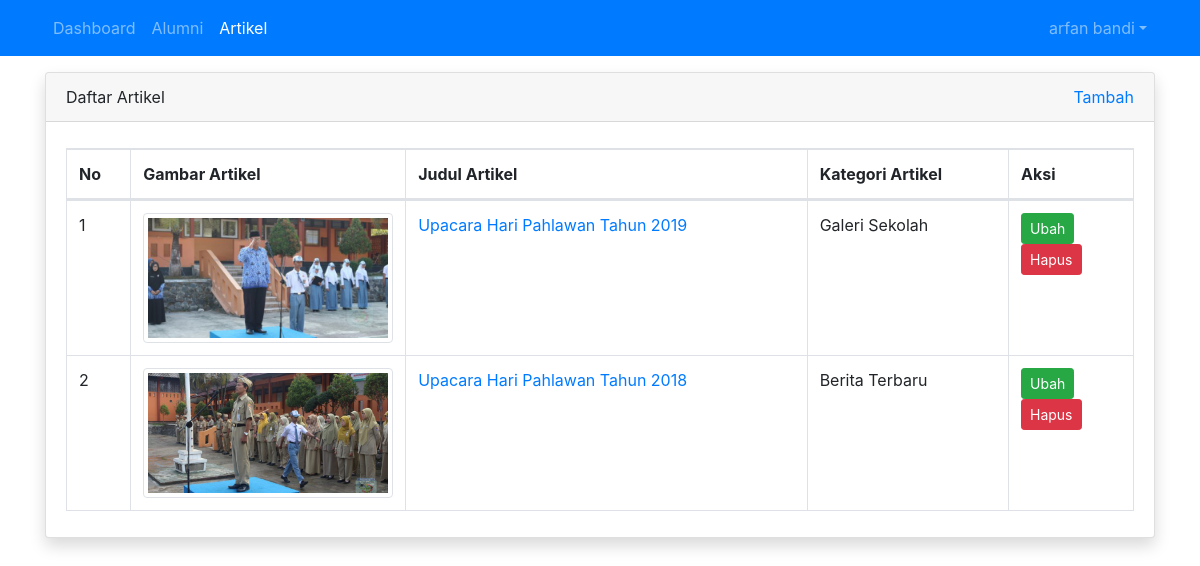
Before: /operator/artikel/index.php (signed in) with the older database file.
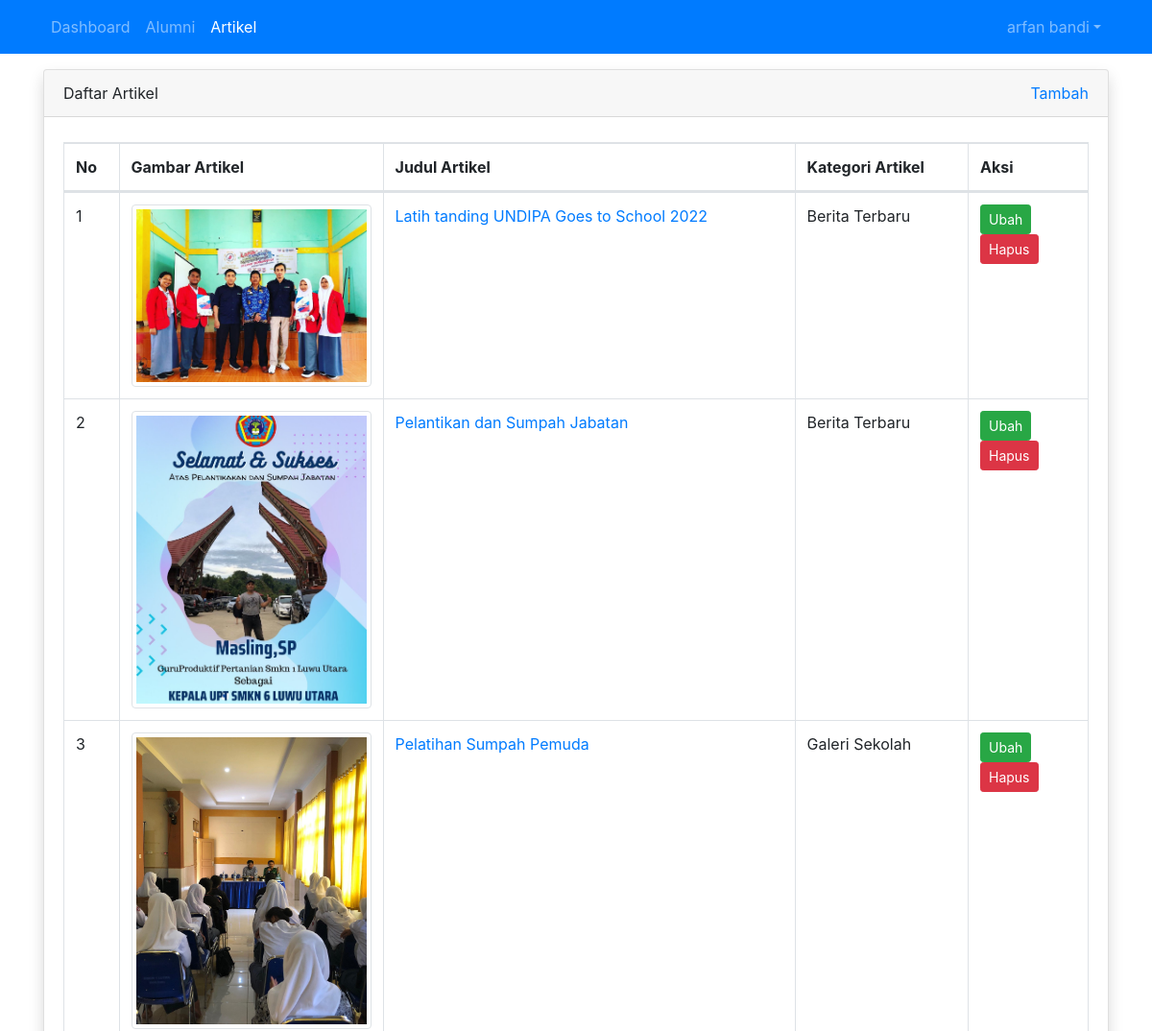
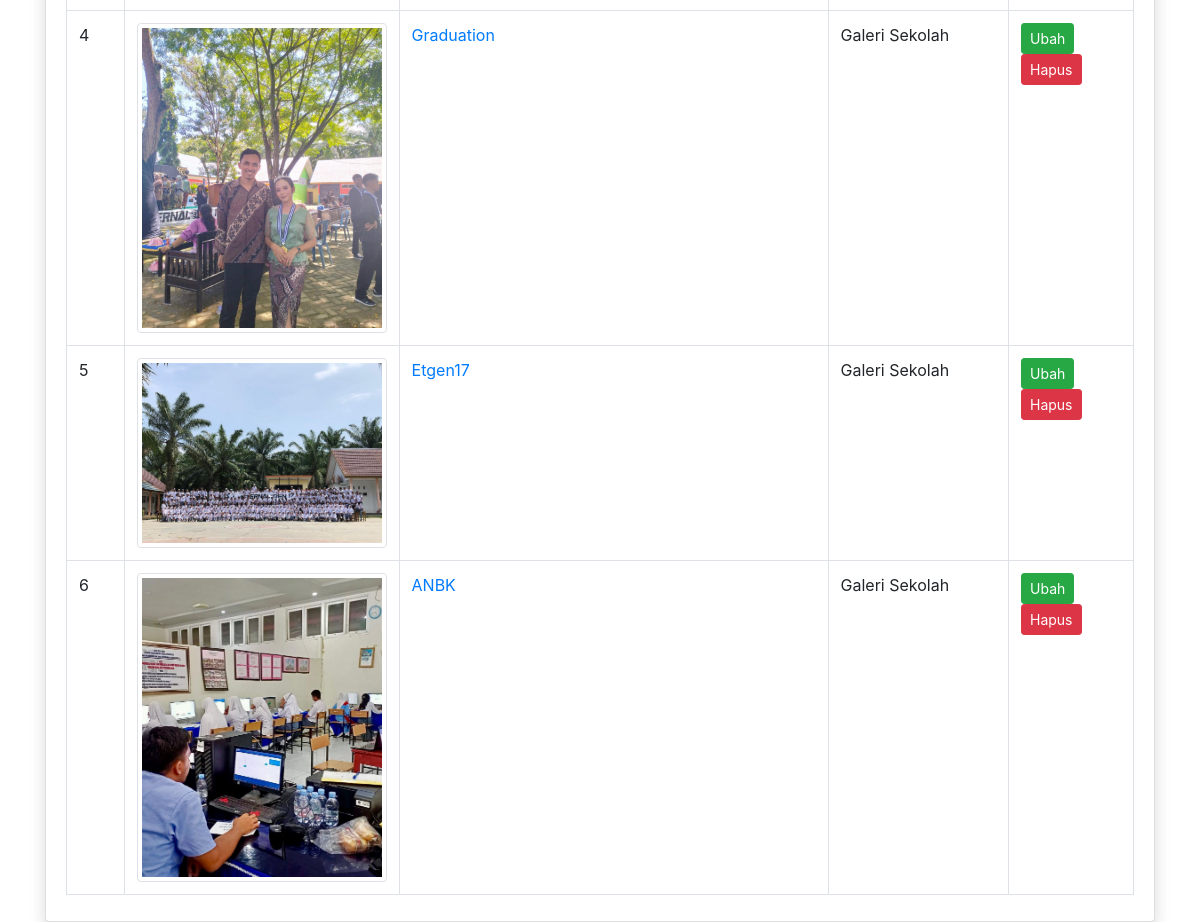
After: the same page with the newer database file (2 pictures, top to bottom).
### tables this page shows
CREATE TABLE `tbl_artikel` (
  `id` int(11) NOT NULL,
  `judul` varchar(255) DEFAULT NULL,
  `isi` text,
  `tanggal` date DEFAULT NULL,
  `foto` varchar(100) DEFAULT NULL,
  `id_kategori` int(11) DEFAULT NULL
);

CREATE TABLE `tbl_kategori_artikel` (
  `id` int(11) NOT NULL,
  `nama_kategori` varchar(30) DEFAULT NULL
);

### operator/artikel/index.php (the view, shortened to what this page needs)
<?php
require_once '../../koneksi.php';
$query = mysqli_query($koneksi, "SELECT tbl_artikel.*, tbl_kategori_artikel.nama_kategori FROM tbl_artikel LEFT JOIN tbl_kategori_artikel ON tbl_artikel.id_kategori = tbl_kategori_artikel.id order by id desc");
$no = 1;
$active = 'artikel';
?>
<!DOCTYPE html>
<html>
<head>
	<link rel="stylesheet" href="../../resources/datatables/datatables.min.css">
	<link rel="stylesheet" href="../../resources/css/bootstrap.min.css">
</head>
<body>
	<?php require_once '../navbar.php'; ?>
	<div class="container mt-3">
		<div class="row">
			<div class="col">
				<div class="card shadow">
					<div class="card-header">
						<div class="clearfix">
							<div class="float-left">
								Daftar Artikel
							</div>
							<div class="float-right">
								<a href="tambah.php">Tambah</a>
							</div>
						</div>
					</div>
					<div class="card-body">
						<table id="table_id" class="dataTable table table-bordered">
						    <thead>
						        <tr>
						            <th>No</th>
						            <th width="250px">Gambar Artikel</th>
						            <th>Judul Artikel</th>
						            <th>Kategori Artikel</th>
						            <th width="100px">Aksi</th>
						        </tr>
						    </thead>
						    <tbody>
						        <?php while($row = mysqli_fetch_assoc($query)) : ?>
									<tr>
										<td><?= $no++ ?></td>
										<td><img src="../../images/artikel/<?= $row['foto'] ?>" alt="<?= $row['judul'] ?>" width="100%" class="img-thumbnail"></td>
										<td><a href="detail.php?id=<?= $row['id'] ?>"><?= $row['judul'] ?></a></td>
										<td><?= isset($row['nama_kategori']) ? $row['nama_kategori'] : '-' ?></td>
										<td>
											<a href="ubah.php?id=<?= $row['id'] ?>" class="btn btn-success btn-sm">Ubah</a>
											<a href="hapus.php?id=<?= $row['id'] ?>" class="btn btn-danger btn-sm" onclick="return confirm('Apakah Anda yakin menghapus Artikel ini??')">Hapus</a>
										</td>
									</tr>
								<?php endwhile; ?>
						    </tbody>
						</table>
					</div>
				</div>
			</div>
		</div>
	</div>
</body>
</html>

### operator/navbar.php (shortened to what this page needs)
<?php
$base_url = "http://localhost/sipsalu/"
?>
<nav class="navbar navbar-expand-sm bg-primary navbar-dark">
	<div class="container">
		<ul class="navbar-nav">
			<li class="nav-item">
				<a class="nav-link <?= $active == 'dashboard' ? 'active' : '' ?>" href="<?= $base_url ?>operator">Dashboard</a>
			</li>
			<li class="nav-item">
				<a class="nav-link <?= $active == 'alumni' ? 'active' : '' ?> " href="<?= $base_url ?>operator/alumni/index.php">Alumni</a>
			</li>
			<li class="nav-item">
				<a class="nav-link <?= $active == 'artikel' ? 'active' : '' ?> " href="<?= $base_url ?>operator/artikel/index.php">Artikel</a>
			</li>
		</ul>
		<ul class="nav navbar-nav navbar-right">
			<li class="nav-item dropdown">
				<a class="nav-link <?= $active == 'pengguna' ? 'active' : '' ?> dropdown-toggle" href="#" id="navbardrop" data-toggle="dropdown"><?php echo $_SESSION['nama']; ?></a>
			</li>
		</ul>
	</div>
</nav>

Changed rows visible on the page:
removed tbl_artikel: foto (picture), judul "Upacara Hari Pahlawan Tahun 2019", tbl_kategori_artikel.nama_kategori "Galeri Sekolah"
removed tbl_artikel: foto (picture), judul "Upacara Hari Pahlawan Tahun 2018", tbl_kategori_artikel.nama_kategori "Berita Terbaru"
added tbl_artikel: foto (picture), judul "Latih tanding UNDIPA Goes to School 2022", tbl_kategori_artikel.nama_kategori "Berita Terbaru"
added tbl_artikel: foto (picture), judul "Pelantikan dan Sumpah Jabatan", tbl_kategori_artikel.nama_kategori "Berita Terbaru"
added tbl_artikel: foto (picture), judul "Pelatihan Sumpah Pemuda", tbl_kategori_artikel.nama_kategori "Galeri Sekolah"
added tbl_artikel: foto (picture), judul "Graduation", tbl_kategori_artikel.nama_kategori "Galeri Sekolah"
added tbl_artikel: foto (picture), judul "Etgen17", tbl_kategori_artikel.nama_kategori "Galeri Sekolah"
added tbl_artikel: foto (picture), judul "ANBK", tbl_kategori_artikel.nama_kategori "Galeri Sekolah"
